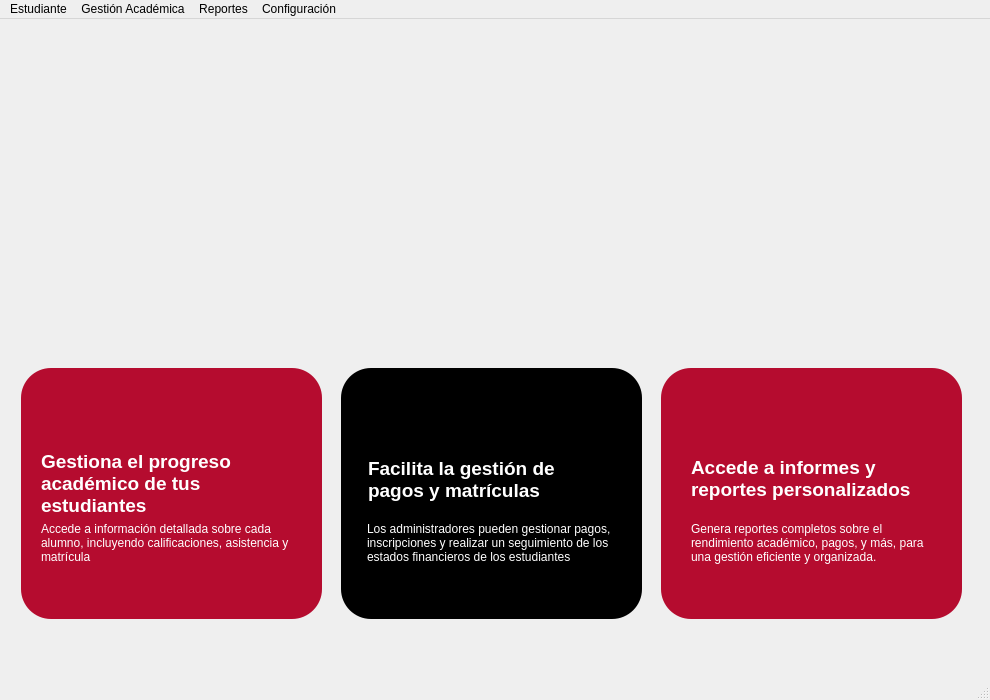
<?xml version="1.0" encoding="UTF-8"?>
<ui version="4.0">
 <class>MainWindow</class>
 <widget class="QMainWindow" name="MainWindow">
  <property name="geometry">
   <rect>
    <x>0</x>
    <y>0</y>
    <width>990</width>
    <height>700</height>
   </rect>
  </property>
  <property name="minimumSize">
   <size>
    <width>990</width>
    <height>700</height>
   </size>
  </property>
  <property name="maximumSize">
   <size>
    <width>990</width>
    <height>700</height>
   </size>
  </property>
  <property name="windowTitle">
   <string>UTP Student Manager - Ventana Profesor</string>
  </property>
  <widget class="QWidget" name="centralwidget">
   <widget class="QLabel" name="banner">
    <property name="geometry">
     <rect>
      <x>0</x>
      <y>0</y>
      <width>991</width>
      <height>291</height>
     </rect>
    </property>
    <property name="text">
     <string/>
    </property>
    <property name="pixmap">
     <pixmap>Img/imgPrincipal.png</pixmap>
    </property>
    <property name="scaledContents">
     <bool>true</bool>
    </property>
   </widget>
   <widget class="QLabel" name="logoUTP">
    <property name="geometry">
     <rect>
      <x>20</x>
      <y>20</y>
      <width>111</width>
      <height>41</height>
     </rect>
    </property>
    <property name="text">
     <string/>
    </property>
    <property name="pixmap">
     <pixmap>../../Proyecto/Gestion_Alumnos/UI/img/icono.png</pixmap>
    </property>
    <property name="scaledContents">
     <bool>true</bool>
    </property>
   </widget>
   <widget class="QLabel" name="titulo2">
    <property name="geometry">
     <rect>
      <x>368</x>
      <y>425</y>
      <width>231</width>
      <height>71</height>
     </rect>
    </property>
    <property name="styleSheet">
     <string notr="true">font: 25 12pt &quot;Calibri&quot;;
color: rgb(255, 255, 255);
background: none;</string>
    </property>
    <property name="text">
     <string>&lt;html&gt;&lt;head/&gt;&lt;body&gt;&lt;p&gt;&lt;span style=&quot; font-size:14pt; font-weight:600;&quot;&gt;Facilita la gestión de pagos y matrículas&lt;/span&gt;&lt;/p&gt;&lt;/body&gt;&lt;/html&gt;</string>
    </property>
    <property name="scaledContents">
     <bool>false</bool>
    </property>
    <property name="wordWrap">
     <bool>true</bool>
    </property>
   </widget>
   <widget class="QLabel" name="icon1">
    <property name="geometry">
     <rect>
      <x>41</x>
      <y>379</y>
      <width>51</width>
      <height>51</height>
     </rect>
    </property>
    <property name="styleSheet">
     <string notr="true">background: none</string>
    </property>
    <property name="text">
     <string/>
    </property>
    <property name="pixmap">
     <pixmap>Img/iconoPrincipal1_fondoBlanco.png</pixmap>
    </property>
    <property name="scaledContents">
     <bool>true</bool>
    </property>
   </widget>
   <widget class="QLabel" name="subtitulo_3">
    <property name="geometry">
     <rect>
      <x>691</x>
      <y>479</y>
      <width>241</width>
      <height>91</height>
     </rect>
    </property>
    <property name="styleSheet">
     <string notr="true">font: 25 12pt &quot;Calibri&quot;;
color: rgb(255, 255, 255);
background: none;</string>
    </property>
    <property name="text">
     <string>&lt;html&gt;&lt;head/&gt;&lt;body&gt;&lt;p&gt;Genera reportes completos sobre el rendimiento académico, pagos, y más, para una gestión eficiente y organizada.&lt;/p&gt;&lt;/body&gt;&lt;/html&gt;</string>
    </property>
    <property name="textFormat">
     <enum>Qt::AutoText</enum>
    </property>
    <property name="scaledContents">
     <bool>false</bool>
    </property>
    <property name="wordWrap">
     <bool>true</bool>
    </property>
   </widget>
   <widget class="QLabel" name="label_2">
    <property name="geometry">
     <rect>
      <x>341</x>
      <y>349</y>
      <width>301</width>
      <height>251</height>
     </rect>
    </property>
    <property name="styleSheet">
     <string notr="true">background-color: rgb(0, 0, 0);
border-radius: 30px;
</string>
    </property>
    <property name="text">
     <string/>
    </property>
   </widget>
   <widget class="QLabel" name="subtitulo_1">
    <property name="geometry">
     <rect>
      <x>41</x>
      <y>489</y>
      <width>261</width>
      <height>71</height>
     </rect>
    </property>
    <property name="styleSheet">
     <string notr="true">font: 25 12pt &quot;Calibri&quot;;
background: none;
color: #E0E0E0;</string>
    </property>
    <property name="text">
     <string>&lt;html&gt;&lt;head/&gt;&lt;body&gt;&lt;p&gt;&lt;span style=&quot; color:#ffffff;&quot;&gt;Accede a información detallada sobre cada alumno, incluyendo calificaciones, asistencia y matrícula&lt;/span&gt;&lt;/p&gt;&lt;/body&gt;&lt;/html&gt;</string>
    </property>
    <property name="scaledContents">
     <bool>false</bool>
    </property>
    <property name="wordWrap">
     <bool>true</bool>
    </property>
   </widget>
   <widget class="QLabel" name="subtitulo_2">
    <property name="geometry">
     <rect>
      <x>367</x>
      <y>469</y>
      <width>251</width>
      <height>111</height>
     </rect>
    </property>
    <property name="styleSheet">
     <string notr="true">font: 25 12pt &quot;Calibri&quot;;
color: rgb(255, 255, 255);
background: none;</string>
    </property>
    <property name="text">
     <string>&lt;html&gt;&lt;head/&gt;&lt;body&gt;&lt;p&gt;Los administradores pueden gestionar pagos, inscripciones y realizar un seguimiento de los estados financieros de los estudiantes&lt;/p&gt;&lt;/body&gt;&lt;/html&gt;</string>
    </property>
    <property name="scaledContents">
     <bool>false</bool>
    </property>
    <property name="wordWrap">
     <bool>true</bool>
    </property>
   </widget>
   <widget class="QLabel" name="label_3">
    <property name="geometry">
     <rect>
      <x>661</x>
      <y>349</y>
      <width>301</width>
      <height>251</height>
     </rect>
    </property>
    <property name="styleSheet">
     <string notr="true">background-color: rgb(181, 12, 47);
border-radius: 30px;
</string>
    </property>
    <property name="text">
     <string/>
    </property>
   </widget>
   <widget class="QLabel" name="titulo3">
    <property name="geometry">
     <rect>
      <x>691</x>
      <y>424</y>
      <width>261</width>
      <height>71</height>
     </rect>
    </property>
    <property name="styleSheet">
     <string notr="true">font: 25 12pt &quot;Calibri&quot;;
color: rgb(255, 255, 255);
background: none;</string>
    </property>
    <property name="text">
     <string>&lt;html&gt;&lt;head/&gt;&lt;body&gt;&lt;p&gt;&lt;span style=&quot; font-size:14pt; font-weight:600;&quot;&gt;Accede a informes y reportes personalizados&lt;/span&gt;&lt;/p&gt;&lt;/body&gt;&lt;/html&gt;</string>
    </property>
    <property name="scaledContents">
     <bool>false</bool>
    </property>
    <property name="wordWrap">
     <bool>true</bool>
    </property>
   </widget>
   <widget class="QLabel" name="icon3">
    <property name="geometry">
     <rect>
      <x>691</x>
      <y>376</y>
      <width>41</width>
      <height>51</height>
     </rect>
    </property>
    <property name="styleSheet">
     <string notr="true">background: none</string>
    </property>
    <property name="text">
     <string/>
    </property>
    <property name="pixmap">
     <pixmap>Img/iconoPrincipal3_fondoBlanco.png</pixmap>
    </property>
    <property name="scaledContents">
     <bool>true</bool>
    </property>
   </widget>
   <widget class="QLabel" name="titulo1">
    <property name="geometry">
     <rect>
      <x>41</x>
      <y>429</y>
      <width>261</width>
      <height>71</height>
     </rect>
    </property>
    <property name="styleSheet">
     <string notr="true">font: 25 12pt &quot;Calibri&quot;;
background: none</string>
    </property>
    <property name="text">
     <string>&lt;html&gt;&lt;head/&gt;&lt;body&gt;&lt;p&gt;&lt;span style=&quot; font-size:14pt; font-weight:600; color:#ffffff;&quot;&gt;Gestiona el progreso académico de tus estudiantes&lt;/span&gt;&lt;/p&gt;&lt;/body&gt;&lt;/html&gt;</string>
    </property>
    <property name="scaledContents">
     <bool>false</bool>
    </property>
    <property name="wordWrap">
     <bool>true</bool>
    </property>
   </widget>
   <widget class="QLabel" name="label">
    <property name="geometry">
     <rect>
      <x>21</x>
      <y>349</y>
      <width>301</width>
      <height>251</height>
     </rect>
    </property>
    <property name="styleSheet">
     <string notr="true">background-color: rgb(181, 12, 47);
border-radius: 30px;
</string>
    </property>
    <property name="text">
     <string/>
    </property>
   </widget>
   <widget class="QLabel" name="icon2">
    <property name="geometry">
     <rect>
      <x>370</x>
      <y>380</y>
      <width>51</width>
      <height>51</height>
     </rect>
    </property>
    <property name="styleSheet">
     <string notr="true">background: none</string>
    </property>
    <property name="text">
     <string/>
    </property>
    <property name="pixmap">
     <pixmap>Img/iconoPrincipal2_fondoBlanco.png</pixmap>
    </property>
    <property name="scaledContents">
     <bool>true</bool>
    </property>
   </widget>
   <zorder>label_3</zorder>
   <zorder>label</zorder>
   <zorder>label_2</zorder>
   <zorder>banner</zorder>
   <zorder>logoUTP</zorder>
   <zorder>titulo2</zorder>
   <zorder>icon1</zorder>
   <zorder>subtitulo_3</zorder>
   <zorder>subtitulo_1</zorder>
   <zorder>subtitulo_2</zorder>
   <zorder>titulo3</zorder>
   <zorder>icon3</zorder>
   <zorder>titulo1</zorder>
   <zorder>icon2</zorder>
  </widget>
  <widget class="QMenuBar" name="menubar">
   <property name="geometry">
    <rect>
     <x>0</x>
     <y>0</y>
     <width>990</width>
     <height>21</height>
    </rect>
   </property>
   <widget class="QMenu" name="menuEstudiante">
    <property name="title">
     <string>Estudiante</string>
    </property>
    <addaction name="menu_VerListaAlumnos"/>
   </widget>
   <widget class="QMenu" name="menuGesti_n_Acad_mica">
    <property name="title">
     <string>Gestión Académica</string>
    </property>
    <addaction name="menu_RegistrarCalificaciones"/>
   </widget>
   <widget class="QMenu" name="menuReportes">
    <property name="title">
     <string>Reportes</string>
    </property>
    <addaction name="menu_GenerarReporteAlumno"/>
    <addaction name="menu_GenerarReporteCalificaciones"/>
   </widget>
   <widget class="QMenu" name="menuConfiguraci_n">
    <property name="title">
     <string>Configuración</string>
    </property>
    <addaction name="menu_CerrarSesion"/>
   </widget>
   <addaction name="menuEstudiante"/>
   <addaction name="menuGesti_n_Acad_mica"/>
   <addaction name="menuReportes"/>
   <addaction name="menuConfiguraci_n"/>
  </widget>
  <widget class="QStatusBar" name="statusbar"/>
  <action name="menu_VerListaAlumnos">
   <property name="icon">
    <iconset>
     <normaloff>Img/listaAlumnos.png</normaloff>Img/listaAlumnos.png</iconset>
   </property>
   <property name="text">
    <string>Ver Lista de Alumnos</string>
   </property>
  </action>
  <action name="menu_RegistrarCalificaciones">
   <property name="icon">
    <iconset>
     <normaloff>Img/boleta-de-calificaciones.png</normaloff>Img/boleta-de-calificaciones.png</iconset>
   </property>
   <property name="text">
    <string>Registrar Calificaciones</string>
   </property>
  </action>
  <action name="menu_GenerarReporteAlumno">
   <property name="icon">
    <iconset>
     <normaloff>Img/reporteAlumno.png</normaloff>Img/reporteAlumno.png</iconset>
   </property>
   <property name="text">
    <string>Generar Reporte de Alumno</string>
   </property>
  </action>
  <action name="menu_GenerarReporteCalificaciones">
   <property name="icon">
    <iconset>
     <normaloff>Img/reporteCalificaciones.png</normaloff>Img/reporteCalificaciones.png</iconset>
   </property>
   <property name="text">
    <string>Generar Reporte de Calificaciones</string>
   </property>
  </action>
  <action name="menu_VerPerfil">
   <property name="icon">
    <iconset>
     <normaloff>Img/perfil.png</normaloff>Img/perfil.png</iconset>
   </property>
   <property name="text">
    <string>Ver Perfil</string>
   </property>
  </action>
  <action name="menu_CerrarSesion">
   <property name="icon">
    <iconset>
     <normaloff>Img/cerrarSesion.png</normaloff>Img/cerrarSesion.png</iconset>
   </property>
   <property name="text">
    <string>Cerrar Sesión</string>
   </property>
  </action>
 </widget>
 <resources/>
 <connections/>
</ui>
